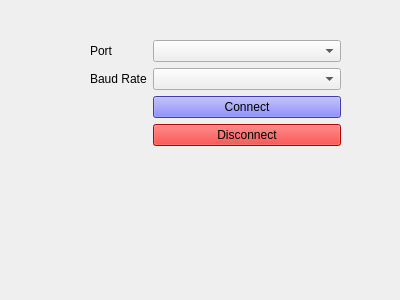
<?xml version="1.0" encoding="UTF-8"?>
<ui version="4.0">
 <class>SerialView</class>
 <widget class="QWidget" name="SerialView">
  <property name="geometry">
   <rect>
    <x>0</x>
    <y>0</y>
    <width>400</width>
    <height>300</height>
   </rect>
  </property>
  <property name="windowTitle">
   <string>Form</string>
  </property>
  <widget class="QWidget" name="formLayoutWidget">
   <property name="geometry">
    <rect>
     <x>90</x>
     <y>40</y>
     <width>251</width>
     <height>181</height>
    </rect>
   </property>
   <layout class="QFormLayout" name="formLayout">
    <item row="0" column="0">
     <widget class="QLabel" name="label">
      <property name="text">
       <string>Port</string>
      </property>
     </widget>
    </item>
    <item row="0" column="1">
     <widget class="QComboBox" name="portComboBox"/>
    </item>
    <item row="1" column="0">
     <widget class="QLabel" name="label_2">
      <property name="text">
       <string>Baud Rate</string>
      </property>
     </widget>
    </item>
    <item row="1" column="1">
     <widget class="QComboBox" name="baudComboBox"/>
    </item>
    <item row="2" column="1">
     <widget class="QPushButton" name="connectButton">
      <property name="styleSheet">
       <string notr="true">background: rgb(85, 85, 255);</string>
      </property>
      <property name="text">
       <string>Connect</string>
      </property>
     </widget>
    </item>
    <item row="3" column="1">
     <widget class="QPushButton" name="disconnectButton">
      <property name="styleSheet">
       <string notr="true">background: rgb(255, 0, 0)</string>
      </property>
      <property name="text">
       <string>Disconnect</string>
      </property>
     </widget>
    </item>
   </layout>
  </widget>
 </widget>
 <resources/>
 <connections/>
</ui>
